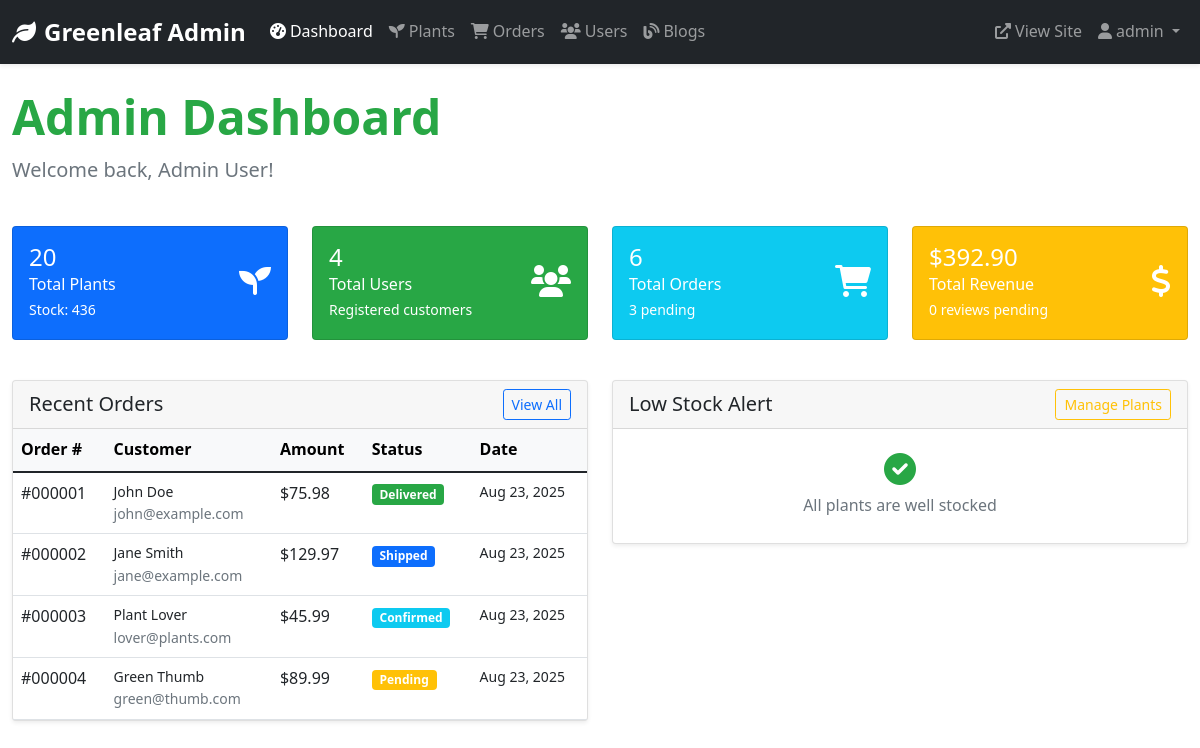
Page /admin/dashboard.php (signed in) on the committed database.
### tables this page shows
CREATE TABLE `orders` (
  `order_id` int(11) NOT NULL,
  `user_id` int(11) NOT NULL,
  `order_date` timestamp NOT NULL DEFAULT current_timestamp(),
  `total_amount` decimal(10,2) NOT NULL,
  `status` enum('pending','confirmed','shipped','delivered','cancelled') DEFAULT 'pending',
  `shipping_address` text DEFAULT NULL,
  `notes` text DEFAULT NULL
);

CREATE TABLE `users` (
  `user_id` int(11) NOT NULL,
  `username` varchar(50) NOT NULL,
  `email` varchar(100) NOT NULL,
  `password_hash` varchar(255) NOT NULL,
  `profile_image` varchar(255) DEFAULT 'default-avatar.jpg',
  `full_name` varchar(100) DEFAULT NULL,
  `phone` varchar(20) DEFAULT NULL,
  `address` text DEFAULT NULL,
  `role` enum('user','admin') DEFAULT 'user',
  `created_at` timestamp NOT NULL DEFAULT current_timestamp(),
  `updated_at` timestamp NOT NULL DEFAULT current_timestamp() ON UPDATE current_timestamp()
);

### config/config.php (called while the page is built, shortened)
<?php
function format_price($price) {
    return '$' . number_format($price, 2);
}
?>

### admin/dashboard.php (the view, shortened to what this page needs)
<?php
require_once '../config/config.php';
$db = new Database();
$conn = $db->getConnection();
$stats = [];
$plants_result = $conn->query("SELECT COUNT(*) as total, SUM(stock_quantity) as total_stock FROM plants WHERE is_active = 1");
$plants_data = $plants_result->fetch_assoc();
$stats['total_plants'] = $plants_data['total'];
$stats['total_stock'] = $plants_data['total_stock'];
$users_result = $conn->query("SELECT COUNT(*) as total FROM users WHERE role = 'user'");
$stats['total_users'] = $users_result->fetch_assoc()['total'];
$orders_result = $conn->query("SELECT COUNT(*) as total, SUM(total_amount) as total_revenue FROM orders");
$orders_data = $orders_result->fetch_assoc();
$stats['total_orders'] = $orders_data['total'];
$stats['total_revenue'] = $orders_data['total_revenue'] ?? 0;
$pending_result = $conn->query("SELECT COUNT(*) as total FROM orders WHERE status = 'pending'");
$stats['pending_orders'] = $pending_result->fetch_assoc()['total'];
$reviews_result = $conn->query("SELECT COUNT(*) as total FROM reviews WHERE is_approved = 0");
$stats['pending_reviews'] = $reviews_result->fetch_assoc()['total'];
$recent_orders = $conn->query("
    SELECT o.*, u.full_name, u.email
    FROM orders o
    JOIN users u ON o.user_id = u.user_id
    ORDER BY o.order_date DESC
    LIMIT 5
");
$low_stock = $conn->query("
    SELECT * FROM plants
    WHERE is_active = 1 AND stock_quantity <= 5
    ORDER BY stock_quantity ASC
    LIMIT 5
");
?>
<!DOCTYPE html>
<html lang="en">
<head>
    <link href="https://cdn.jsdelivr.net/npm/bootstrap@5.1.3/dist/css/bootstrap.min.css" rel="stylesheet">
    <link href="https://cdnjs.cloudflare.com/ajax/libs/font-awesome/6.0.0/css/all.min.css" rel="stylesheet">
    <link href="../assets/css/style.css" rel="stylesheet">
</head>
<body>
    <?php include 'includes/admin-header.php'; ?>
    <div class="container-fluid my-4">
        <div class="row mb-4">
            <div class="col-12">
                <h1 class="display-5 fw-bold text-success mb-2">Admin Dashboard</h1>
                <p class="lead text-muted">Welcome back, <?php echo htmlspecialchars($_SESSION['full_name'] ?: $_SESSION['username']); ?>!</p>
            </div>
        </div>
        <div class="row mb-4">
            <div class="col-lg-3 col-md-6 mb-3">
                <div class="card bg-primary text-white">
                    <div class="card-body">
                        <div class="d-flex justify-content-between">
                            <div>
                                <h4 class="mb-0"><?php echo number_format($stats['total_plants']); ?></h4>
                                <p class="mb-0">Total Plants</p>
                                <small>Stock: <?php echo number_format($stats['total_stock']); ?></small>
                            </div>
                            <div class="align-self-center">
                                <i class="fas fa-seedling fa-2x"></i>
                            </div>
                        </div>
                    </div>
                </div>
            </div>
            <div class="col-lg-3 col-md-6 mb-3">
                <div class="card bg-success text-white">
                    <div class="card-body">
                        <div class="d-flex justify-content-between">
                            <div>
                                <h4 class="mb-0"><?php echo number_format($stats['total_users']); ?></h4>
                                <p class="mb-0">Total Users</p>
                                <small>Registered customers</small>
                            </div>
                            <div class="align-self-center">
                                <i class="fas fa-users fa-2x"></i>
                            </div>
                        </div>
                    </div>
                </div>
            </div>
            <div class="col-lg-3 col-md-6 mb-3">
                <div class="card bg-info text-white">
                    <div class="card-body">
                        <div class="d-flex justify-content-between">
                            <div>
                                <h4 class="mb-0"><?php echo number_format($stats['total_orders']); ?></h4>
                                <p class="mb-0">Total Orders</p>
                                <small><?php echo $stats['pending_orders']; ?> pending</small>
                            </div>
                            <div class="align-self-center">
                                <i class="fas fa-shopping-cart fa-2x"></i>
                            </div>
                        </div>
                    </div>
                </div>
            </div>
            <div class="col-lg-3 col-md-6 mb-3">
                <div class="card bg-warning text-white">
                    <div class="card-body">
                        <div class="d-flex justify-content-between">
                            <div>
                                <h4 class="mb-0"><?php echo format_price($stats['total_revenue']); ?></h4>
                                <p class="mb-0">Total Revenue</p>
                                <small><?php echo $stats['pending_reviews']; ?> reviews pending</small>
                            </div>
                            <div class="align-self-center">
                                <i class="fas fa-dollar-sign fa-2x"></i>
                            </div>
                        </div>
                    </div>
                </div>
            </div>
        </div>
        <div class="row">
            <div class="col-lg-6 mb-4">
                <div class="card shadow-sm">
                    <div class="card-header d-flex justify-content-between align-items-center">
                        <h5 class="mb-0">Recent Orders</h5>
                        <a href="orders.php" class="btn btn-outline-primary btn-sm">View All</a>
                    </div>
                    <div class="card-body p-0">
                        <?php if ($recent_orders->num_rows > 0): ?>
                            <div class="table-responsive">
                                <table class="table table-hover mb-0">
                                    <thead class="table-light">
                                        <tr>
                                            <th>Order #</th>
                                            <th>Customer</th>
                                            <th>Amount</th>
                                            <th>Status</th>
                                            <th>Date</th>
                                        </tr>
                                    </thead>
                                    <tbody>
                                        <?php while ($order = $recent_orders->fetch_assoc()): ?>
                                            <tr>
                                                <td>#<?php echo str_pad($order['order_id'], 6, '0', STR_PAD_LEFT); ?></td>
                                                <td>
                                                    <div class="small">
                                                        <?php echo htmlspecialchars($order['full_name']); ?><br>
                                                        <span class="text-muted"><?php echo htmlspecialchars($order['email']); ?></span>
                                                    </div>
                                                </td>
                                                <td><?php echo format_price($order['total_amount']); ?></td>
                                                <td>
                                                    <?php
                                                    $status_class = match($order['status']) {
                                                        'pending' => 'bg-warning',
                                                        'confirmed' => 'bg-info',
                                                        'shipped' => 'bg-primary',
                                                        'delivered' => 'bg-success',
                                                        'cancelled' => 'bg-danger',
                                                        default => 'bg-secondary'
                                                    };
                                                    ?>
                                                    <span class="badge <?php echo $status_class; ?>">
                                                        <?php echo ucfirst($order['status']); ?>
                                                    </span>
                                                </td>
                                                <td class="small"><?php echo date('M j, Y', strtotime($order['order_date'])); ?></td>
                                            </tr>
                                        <?php endwhile; ?>
                                    </tbody>
                                </table>
                            </div>
                        <?php endif; ?>
                    </div>
                </div>
            </div>
            <div class="col-lg-6 mb-4">
                <div class="card shadow-sm">
                    <div class="card-header d-flex justify-content-between align-items-center">
                        <h5 class="mb-0">Low Stock Alert</h5>
                        <a href="plants.php" class="btn btn-outline-warning btn-sm">Manage Plants</a>
                    </div>
                    <div class="card-body p-0">
                        <?php if ($low_stock->num_rows > 0): ?>
                            <div class="table-responsive">
                                <table class="table table-hover mb-0">
                                    <thead class="table-light">
                                        <tr>
                                            <th>Plant</th>
                                            <th>Stock</th>
                                            <th>Price</th>
                                            <th>Action</th>
                                        </tr>
                                    </thead>
                                    <tbody>
                                        <?php while ($plant = $low_stock->fetch_assoc()): ?>
                                            <tr>
                                                <td>
                                                    <div class="small">
                                                        <?php echo htmlspecialchars($plant['name']); ?><br>
                                                        <span class="text-muted"><?php echo htmlspecialchars($plant['botanical_name']); ?></span>
                                                    </div>
                                                </td>
                                                <td>
                                                    <span class="badge bg-<?php echo $plant['stock_quantity'] <= 2 ? 'danger' : 'warning'; ?>">
                                                        <?php echo $plant['stock_quantity']; ?>
                                                    </span>
                                                </td>
                                                <td><?php echo format_price($plant['price']); ?></td>
                                                <td>
                                                    <a href="plants.php?edit=<?php echo $plant['plant_id']; ?>"
                                                       class="btn btn-outline-primary btn-sm">
                                                        <i class="fas fa-edit"></i>
                                                    </a>
                                                </td>
                                            </tr>
                                        <?php endwhile; ?>
                                    </tbody>
                                </table>
                            </div>
                        <?php else: ?>
                            <div class="text-center py-4">
                                <i class="fas fa-check-circle fa-2x text-success mb-2"></i>
                                <p class="text-muted mb-0">All plants are well stocked</p>
                            </div>
                        <?php endif; ?>
                    </div>
                </div>
            </div>
        </div>
    </div>
</body>
</html>

### assets/css/style.css (style rules this page uses)
:root { --primary-green: #28a745; --secondary-green: #20c997; --dark-green: #155724; --light-green: #d4edda; --accent-orange: #fd7e14; }
body { font-family: "Segoe UI", Tahoma, Geneva, Verdana, sans-serif; line-height: 1.6; }
.text-success { color: var(--primary-green) !important; }
.bg-success { background-color: var(--primary-green) !important; }

### rows in the picture
orders: order_id "000001", user.full_name "John Doe", user.email "john@example.com", total_amount "$75.98", status "Delivered", order_date "Aug 23, 2025"
orders: order_id "000002", user.full_name "Jane Smith", user.email "jane@example.com", total_amount "$129.97", status "Shipped", order_date "Aug 23, 2025"
orders: order_id "000003", user.full_name "Plant Lover", user.email "lover@plants.com", total_amount "$45.99", status "Confirmed", order_date "Aug 23, 2025"
orders: order_id "000004", user.full_name "Green Thumb", user.email "green@thumb.com", total_amount "$89.99", status "Pending", order_date "Aug 23, 2025"

### other values in the picture
SITE_NAME "Greenleaf"
$_SESSION['username'] "admin"
$_SESSION['full_name'] ?: $_SESSION['username'] "Admin User"
$stats['total_plants'] "20"
$stats['total_stock'] "436"
$stats['total_users'] "4"
$stats['total_orders'] "6"
$stats['pending_orders'] "3"
format_price($stats['total_revenue']) "$392.90"
$stats['pending_reviews'] "0"
